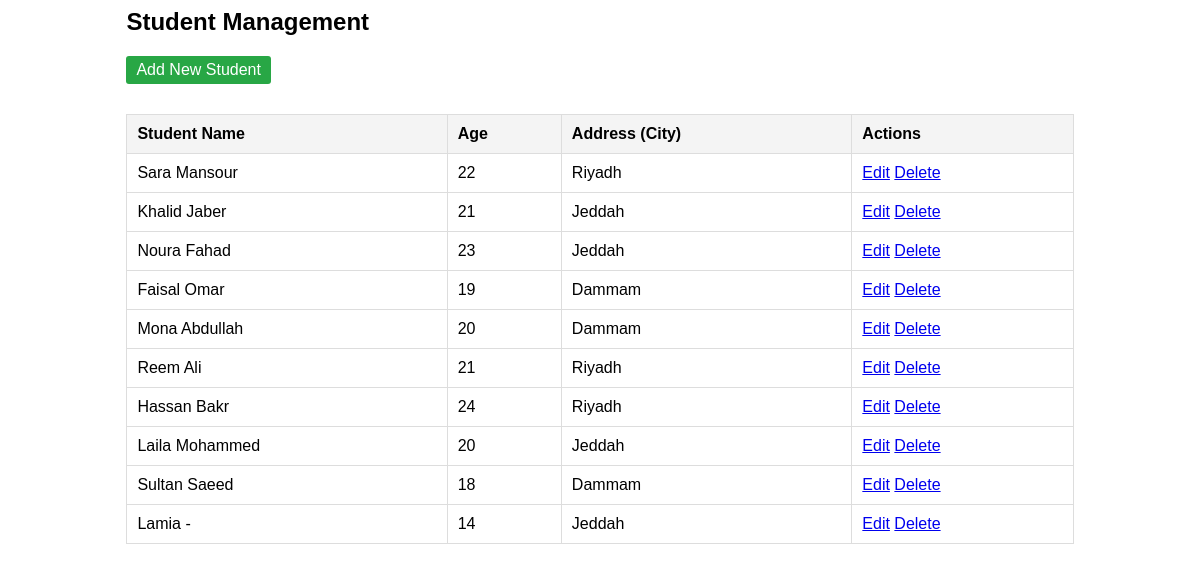
The app's page /books/students/list (signed in) with its own data.
### apps/bookmodule/models.py (models this page shows)
class Student(models.Model):
    name = models.CharField(max_length=100)
    age = models.IntegerField()
    address = models.ForeignKey(Address, on_delete=models.CASCADE)

class Address(models.Model):
    city = models.CharField(max_length=100)
    def __str__(self):
        return self.city

### apps/bookmodule/views.py (the view)
# urls.py: path('students/list', views.student_list, name='student_list'),
@login_required(login_url='login')
def student_list(request):
    students = Student.objects.all()
    return render(request, 'bookmodule/student_list.html', {'students': students})

### apps/templates/bookmodule/student_list.html (shortened to what this page needs)
<div class="container">
    <h2>Student Management</h2>
    <a href="{% url 'manage_student' %}" class="btn btn-add">Add New Student</a>
    <table border="1">
    <thead>
        <tr>
            <th>Student Name</th>
            <th>Age</th>
            <th>Address (City)</th> <th>Actions</th>
        </tr>
    </thead>
    <tbody>
        {% for s in students %}
        <tr>
            <td>{{ s.name }}</td>
            <td>{{ s.age }}</td>
            <td>{{ s.address }}</td> <td>
                <a href="{% url 'manage_student' s.id %}">Edit</a>
                <a href="{% url 'delete_student' s.id %}">Delete</a>
            </td>
        </tr>
        {% endfor %}
    </tbody>
</table>
</div>

### apps/templates/bookmodule/student_list.html (style rules this page uses)
.container { width: 80%; margin: auto; font-family: Arial; }
table { width: 100%; border-collapse: collapse; margin-top: 20px; }
th, td { border: 1px solid #ddd; padding: 10px; text-align: left; }
th { background-color: #f4f4f4; }
.btn { padding: 5px 10px; text-decoration: none; border-radius: 3px; }
.btn-add { background: #28a745; color: white; display: inline-block; margin-bottom: 10px; }

### records on screen
Student: name "Sara Mansour", age "22", address "Riyadh"
Student: name "Khalid Jaber", age "21", address "Jeddah"
Student: name "Noura Fahad", age "23", address "Jeddah"
Student: name "Faisal Omar", age "19", address "Dammam"
Student: name "Mona Abdullah", age "20", address "Dammam"
Student: name "Reem Ali", age "21", address "Riyadh"
Student: name "Hassan Bakr", age "24", address "Riyadh"
Student: name "Laila Mohammed", age "20", address "Jeddah"
Student: name "Sultan Saeed", age "18", address "Dammam"
Student: name "Lamia -", age "14", address "Jeddah"
